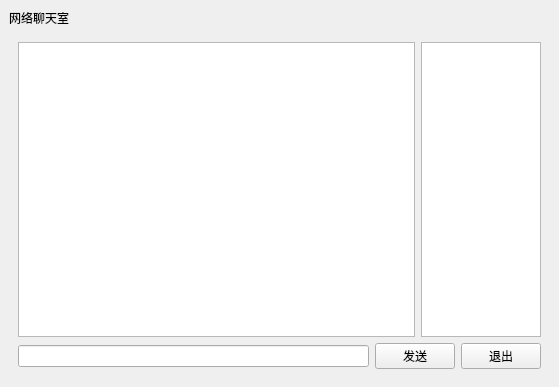
<?xml version="1.0" encoding="UTF-8"?>
<ui version="4.0">
 <class>MainWindow</class>
 <widget class="QMainWindow" name="MainWindow">
  <property name="geometry">
   <rect>
    <x>0</x>
    <y>0</y>
    <width>559</width>
    <height>387</height>
   </rect>
  </property>
  <property name="windowTitle">
   <string>聊天室客户端</string>
  </property>
  <property name="styleSheet">
   <string notr="true"/>
  </property>
  <widget class="QWidget" name="centralwidget">
   <layout class="QGridLayout" name="gridLayout">
    <item row="0" column="0">
     <widget class="QLabel" name="titleLabel">
      <property name="text">
       <string>网络聊天室</string>
      </property>
     </widget>
    </item>
    <item row="1" column="0">
     <widget class="QStackedWidget" name="stackedWidget">
      <property name="currentIndex">
       <number>0</number>
      </property>
      <widget class="QWidget" name="chatPage">
       <layout class="QGridLayout" name="gridLayout_4">
        <item row="0" column="0">
         <layout class="QHBoxLayout" name="hout">
          <item>
           <widget class="QTextEdit" name="textEdit">
            <property name="maximumSize">
             <size>
              <width>16777215</width>
              <height>16777215</height>
             </size>
            </property>
           </widget>
          </item>
          <item>
           <widget class="QListWidget" name="userList">
            <property name="maximumSize">
             <size>
              <width>120</width>
              <height>16777215</height>
             </size>
            </property>
           </widget>
          </item>
         </layout>
        </item>
        <item row="1" column="0">
         <layout class="QHBoxLayout" name="horizontalLayout_2">
          <item>
           <widget class="QLineEdit" name="edit"/>
          </item>
          <item>
           <widget class="QPushButton" name="send">
            <property name="text">
             <string>发送</string>
            </property>
           </widget>
          </item>
          <item>
           <widget class="QPushButton" name="logout">
            <property name="text">
             <string>退出</string>
            </property>
           </widget>
          </item>
         </layout>
        </item>
       </layout>
      </widget>
      <widget class="QWidget" name="loginPage">
       <layout class="QGridLayout" name="gridLayout_3">
        <item row="0" column="1">
         <spacer name="verticalSpacer_3">
          <property name="orientation">
           <enum>Qt::Orientation::Vertical</enum>
          </property>
          <property name="sizeHint" stdset="0">
           <size>
            <width>20</width>
            <height>103</height>
           </size>
          </property>
         </spacer>
        </item>
        <item row="1" column="0">
         <spacer name="horizontalSpacer">
          <property name="orientation">
           <enum>Qt::Orientation::Horizontal</enum>
          </property>
          <property name="sizeHint" stdset="0">
           <size>
            <width>147</width>
            <height>20</height>
           </size>
          </property>
         </spacer>
        </item>
        <item row="1" column="1">
         <layout class="QGridLayout" name="loginFrame">
          <item row="1" column="0">
           <widget class="QLabel" name="label_3">
            <property name="text">
             <string>昵称：</string>
            </property>
           </widget>
          </item>
          <item row="0" column="2">
           <widget class="QLineEdit" name="serverEdit">
            <property name="text">
             <string>127.0.0.1</string>
            </property>
           </widget>
          </item>
          <item row="0" column="0" colspan="2">
           <widget class="QLabel" name="label_2">
            <property name="text">
             <string>服务器地址：</string>
            </property>
           </widget>
          </item>
          <item row="1" column="2">
           <widget class="QLineEdit" name="userName"/>
          </item>
          <item row="4" column="0" colspan="3">
           <widget class="QPushButton" name="loginBt">
            <property name="text">
             <string>登录</string>
            </property>
           </widget>
          </item>
          <item row="2" column="0" colspan="3">
           <spacer name="verticalSpacer">
            <property name="orientation">
             <enum>Qt::Orientation::Vertical</enum>
            </property>
            <property name="sizeHint" stdset="0">
             <size>
              <width>0</width>
              <height>5</height>
             </size>
            </property>
           </spacer>
          </item>
         </layout>
        </item>
        <item row="1" column="2">
         <spacer name="horizontalSpacer_2">
          <property name="orientation">
           <enum>Qt::Orientation::Horizontal</enum>
          </property>
          <property name="sizeHint" stdset="0">
           <size>
            <width>147</width>
            <height>20</height>
           </size>
          </property>
         </spacer>
        </item>
        <item row="2" column="1">
         <spacer name="verticalSpacer_2">
          <property name="orientation">
           <enum>Qt::Orientation::Vertical</enum>
          </property>
          <property name="sizeHint" stdset="0">
           <size>
            <width>20</width>
            <height>103</height>
           </size>
          </property>
         </spacer>
        </item>
       </layout>
      </widget>
     </widget>
    </item>
   </layout>
  </widget>
 </widget>
 <resources/>
 <connections/>
</ui>
